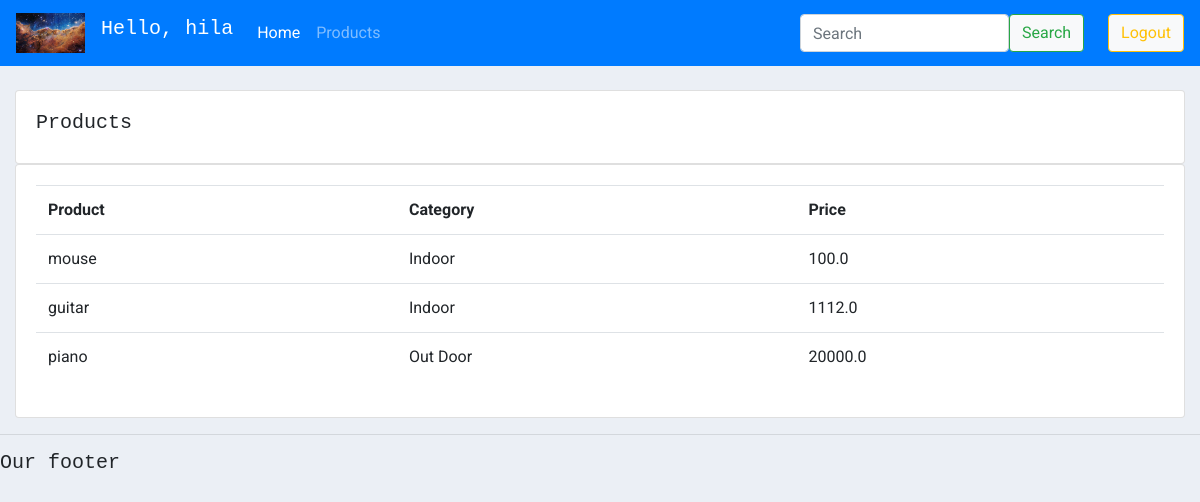
/products (signed in), run on the app's committed database.
### website/models.py (models this page shows, shortened)
class Product(models.Model):
	CATEGORY = (
			('Indoor', 'Indoor'),
			('Out Door', 'Out Door'),
			)
	name = models.CharField(max_length=200, null=True)
	price = models.FloatField(null=True)
	category = models.CharField(max_length=200, null=True, choices=CATEGORY)
	description = models.CharField(max_length=200, null=True, blank=True)
	date_created = models.DateTimeField(auto_now_add=True, null=True)
	tags = models.ManyToManyField(Tag)

### website/decorators.py (the view)
    def wrapper(request, *args, **kwargs):
        group = None
        if request.user.groups:
            group = request.user.groups.all()[0].name
        if group == 'customer':
            return redirect('user-page')
        if group == 'admin':
            return view_func(request, *args, **kwargs)

### website/views.py (called while the page is built)
@login_required(login_url='login')
@admin_only
def products(request):
    context = {
        'products': Product.objects.all()
    }
    return render(request, 'website/products.html', context)

### website/templates/website/products.html
{%  extends 'website/layout_main.html' %}
{% block content %}
	<br>
	<div class="row">
		<div class="col-md">
			<div class="card card-body">
				<h5>Products</h5>
			</div>
			<div class="card card-body">
				<table class="table">
					<tr>
						<th>Product</th>
						<th>Category</th>
						<th>Price</th>
					</tr>
					{% for product in products %}
						<tr>
							<td>{{product.name}}</td>
							<td>{{product.category}}</td>
							<td>{{product.price}}</td>
						</tr>
					{% endfor %}
				</table>
			</div>
		</div>
	</div>
{% endblock content %}

### website/templates/website/navbar.html (shortened to what this page needs)
{% load static %}
<nav class="navbar navbar-expand-lg navbar-dark bg-primary">
    <a class="navbar-brand" href="{% url 'home' %}"><img style="height: 40px; width: auto;" src="{% static 'images/logo.png' %}" alt="Hi"></a>
    <h2 class="navbar-brand">Hello, {{ user }}</h2>
    <div class="collapse navbar-collapse" id="navbarScroll">
      <ul class="navbar-nav mr-auto my-2 my-lg-0 navbar-nav-scroll" style="max-height: 100px;">
        <li class="nav-item active">
          <a class="nav-link" href="{% url 'home' %}">Home <span class="sr-only">(current)</span></a>
        </li>
        {% if user.is_staff %}
        <li class="nav-item">
          <a class="nav-link" href="{% url 'products' %}">Products</a>
        </li>
        {% else %}
        <li class="nav-item">
          <a class="nav-link" href="{% url 'setting' %}">Settings</a>
        </li>
        {% endif %}
    </ul>
    <form class="form-inline my-2 my-lg-0">
        <input class="form-control my-2 my-lg-0 ml-lg-4" type="search" placeholder="Search" aria-label="Search">
        <button class="btn btn-light btn-outline-success my-2 my-sm-0" type="submit">Search</button>
    </form>
    <form class="form-inline my-2 my-lg-0 ml-lg-4" method="post" action="{% url 'logout' %}">
        <input class="btn btn-light btn-outline-warning my-2 my-sm-0" type="submit" value="Logout">
    </form>
  </div>
</nav>

### website/templates/website/layout_main.html (style rules this page uses)
body { background-color: #ebeff5; font-family: 'Roboto', sans-serif; }
h1, h2, h3, h4, h5 { font-family: monaco,Consolas,Lucida Console,monospace; }

### data on the page
Product: name "mouse", category "Indoor", price "100.0"
Product: name "guitar", category "Indoor", price "1112.0"
Product: name "piano", category "Out Door", price "20000.0"

### other printed values
{{ user }} "hila"
